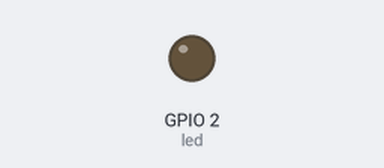
The sketch below on a simulated ESP32. Parts: output pins drawn as LEDs (lit = HIGH). What the sketch prints to the serial monitor is not drawn.

Above: at 1.2 s.
Timing chart, 0 to 3.6 s (numbered marks = the images above):
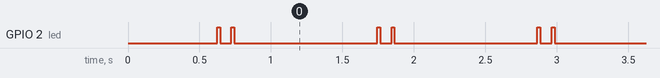

Measured:
- by itself, GPIO 2 (led): repeats every 1.1 s: LOW 0.08 s, HIGH 0.02 s, LOW 1.0 s, HIGH 0.02 s

The sketch:

prime_esp32.ino
```cpp
// prime numbers
#include "esp32-hal-cpu.h"

int led = 2; // for ESP32 it's 2
int prime = 1;
double number = 3;
double divider = 2;
int zahl = 0;
unsigned long zeit;

void setup() {
  Serial.begin(115200);
  while(!Serial); // Just for the first 10 seconds of the Leonardo
  zeit = millis();
  setCpuFrequencyMhz(40);
  Serial.println(String(getCpuFrequencyMhz()));
  Serial.println("Prime numbers until 10000:");
  Serial.print("2, 3, 5, 7, ");
  for(number = 11; number < 10000 ; number += 2) {
    prime = 1;
    for(divider = 2; divider < (sqrt(number) + 1); divider += 1) {
      if( number/divider == int(number/divider)) {
        prime = 0;
        divider = number;
      }
    }
    if(prime == 1) {
      zahl++;
      if(zahl > 17) {
        Serial.print("\n");
        zahl = 0;
      }
      Serial.print(int(number));
      Serial.print(", ");
    }
  }
  pinMode(led, OUTPUT);
  Serial.println("\nDone. It took me ");
  Serial.print(millis() - zeit);
  Serial.print(" milliseconds.");
}

void loop() {
  digitalWrite(led, HIGH);
  delay(20);
  digitalWrite(led, LOW);
  delay(80);
  digitalWrite(led, HIGH);
  delay(20);
  digitalWrite(led, LOW);
  delay(1000);
}
```
